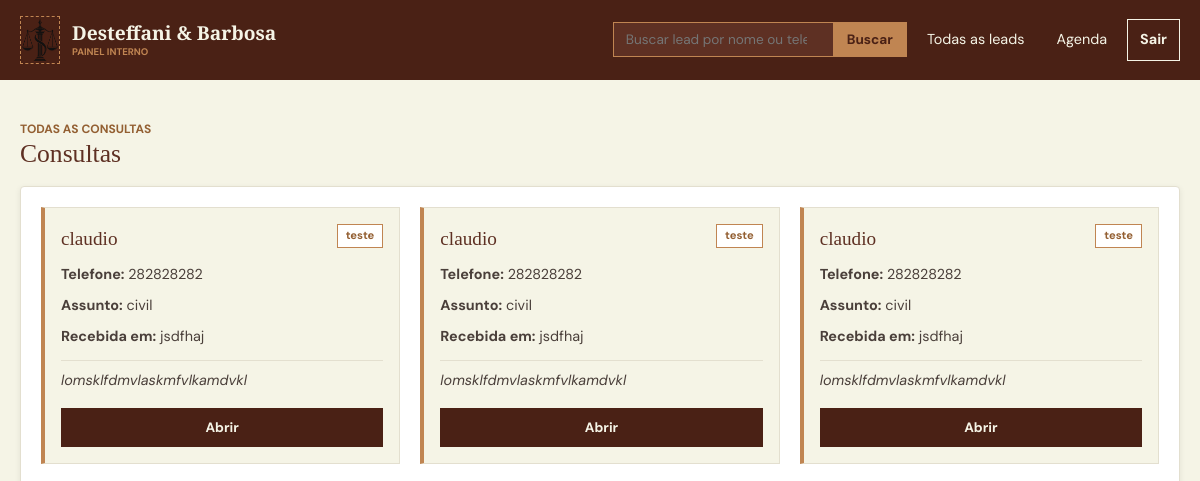
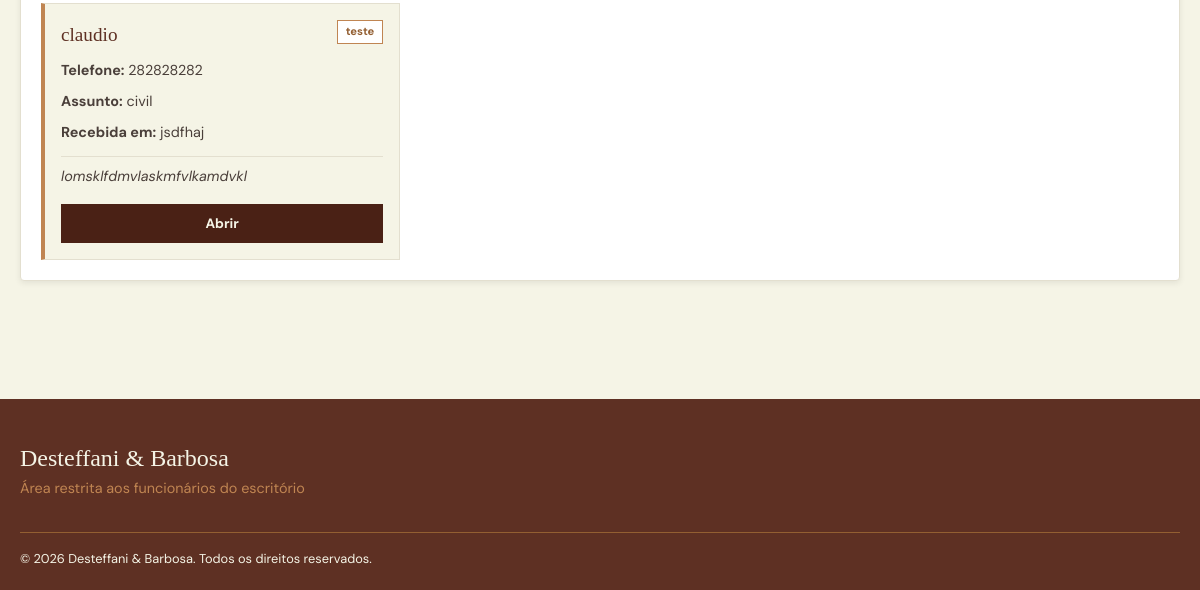
Page /painel/consultas on the earlier database version (2 pictures, top to bottom).
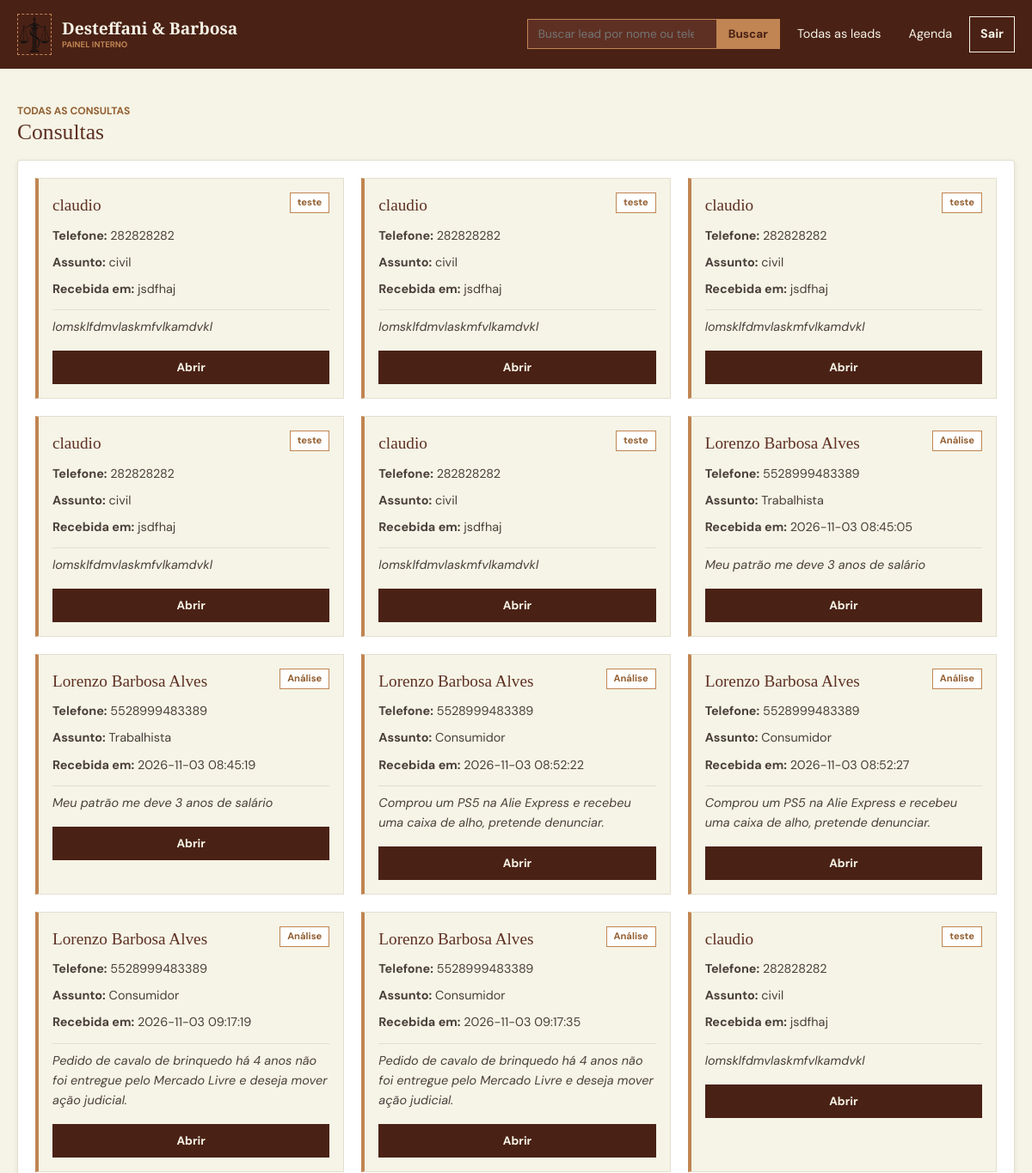
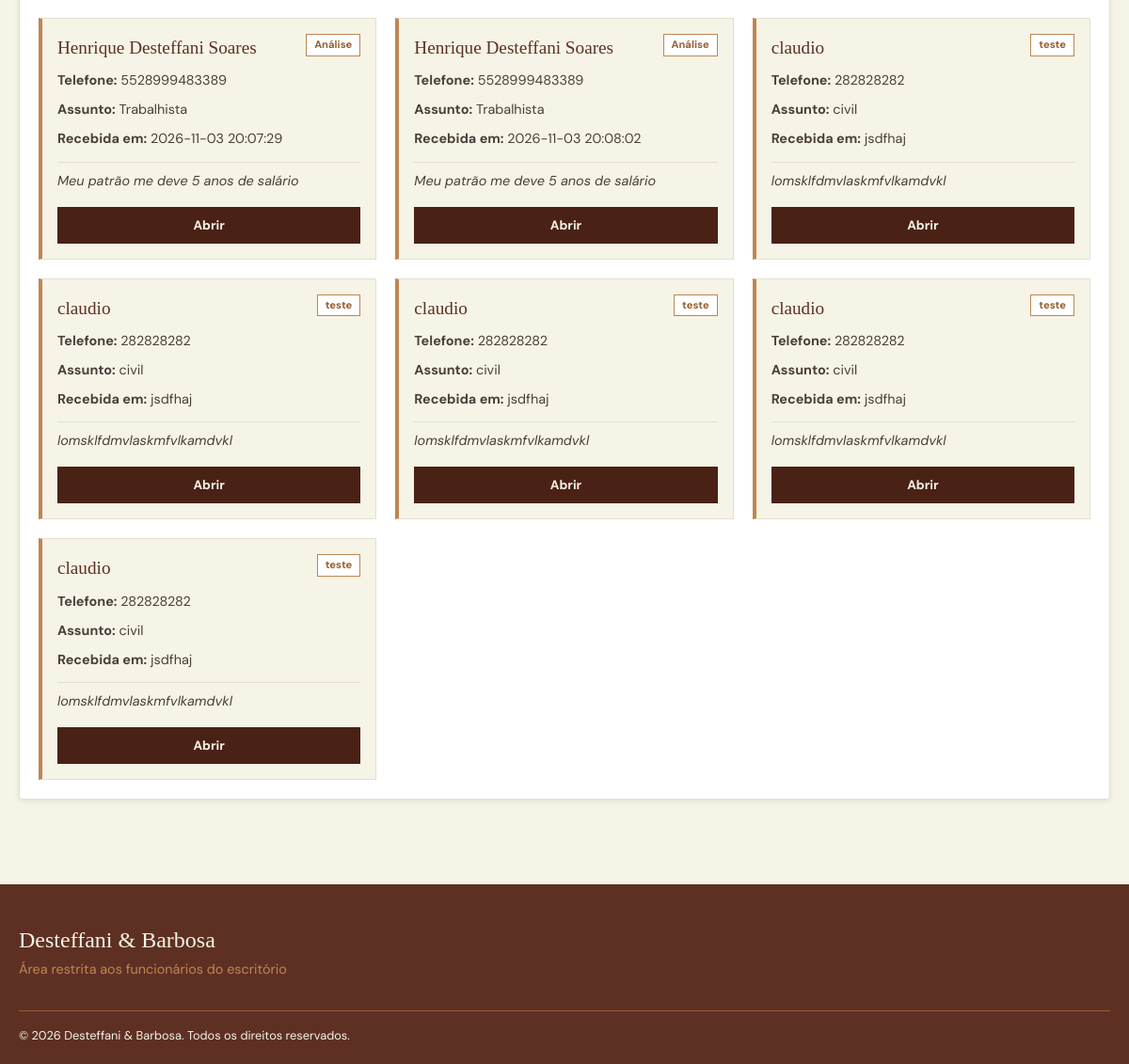
Same page on the later database version (2 pictures, top to bottom).
### tables this page shows
CREATE TABLE consultas (
            id INTEGER PRIMARY KEY AUTOINCREMENT,
            escritorio_id INTEGER NOT NULL,
            telefone_cliente TEXT NOT NULL,
            nome_cliente TEXT NOT NULL,
            cpf_cliente TEXT NOT NULL,
            email_cliente TEXT NOT NULL,
            area TEXT NOT NULL,
            resumo TEXT NOT NULL,

            urgencia TEXT NOT NULL,

            advogado_id INTEGER,
            processo_andamento TEXT,
            cidade_estado TEXT,
            disponibilidade TEXT,
            data_hora_consulta TEXT,

            status TEXT NOT NULL,

            data_criacao TEXT NOT NULL DEFAULT CURRENT_TIMESTAMP,

            FOREIGN KEY (escritorio_id)
                REFERENCES escritorios(id),

            FOREIGN KEY (escritorio_id, advogado_id)
                REFERENCES usuarios(escritorio_id, id)
        );

### routes/painel_consultas_router.py (the view)
@router.get("/painel/consultas", response_class=HTMLResponse)
async def get_painel_consultas(request: Request):
    consultas = consulta_repo.selecionar_todas_consultas()
    return templates.TemplateResponse(request, "painel_consultas.html", {"consultas": consultas})

### templates/painel_consultas.html (shortened to what this page needs)
{% extends "footer_head.html" %}
{% block content %}
        <main style="min-height: 100vh; width: auto;">
            <div class="painel-conteudo">
                <section class="painel-secao">
                    <div class="secao-cabecalho">
                        <div>
                            <p class="rotulo">Todas as consultas</p>
                            <h2>Consultas</h2>
                        </div>
                    </div>
                    <div class="quadro">
                        <div class="leads-lista" id="leads-recentes">
                            {% for consulta in consultas %}
                                <article class="lead-card"
                                        data-id="{{ consulta.id }}"
                                        data-nome="{{ consulta.nome_cliente }}"
                                        data-telefone="{{ consulta.telefone_cliente }}"
                                        data-assunto="{{ consulta.area }}"
                                        data-recebida="{{ consulta.data_criacao }}"
                                        data-resumo="{{ consulta.resumo }}"
                                        data-urgencia="{{ consulta.urgencia }}"
                                        data-processo-andamento="{{ consulta.proceso_andamento }}"
                                        data-cidade-estado="{{ consulta.cidade_estado }}"
                                        data-email="{{ consulta.email_cliente }}"
                                        data-disponibilidade="{{ consulta.disponibilidade }}"
                                        data-status="{{ consulta.status }}">
                                    <div class="lead-topo">
                                        <h3>{{ consulta.nome_cliente }}</h3>
                                        <span class="lead-status">{% if consulta.status == "analise" %} Análise {% elif consulta.status == "aceita" %} Validada {% elif consulta.status == "recusada" %} Recusada {% else %} {{ consulta.status }} {% endif %}</span>
                                    </div>
                                    <p class="lead-info"><strong>Telefone:</strong> {{ consulta.telefone_cliente }}</p>
                                    <p class="lead-info"><strong>Assunto:</strong> {{ consulta.area }}</p>
                                    <p class="lead-info"><strong>Recebida em:</strong> {{ consulta.data_criacao }}</p>
                                    <p class="lead-resumo">{{ consulta.resumo }}</p>
                                    <div class="lead-botoes">
                                        <button type="button" class="botao-validar abrir-lead">Abrir</button>
                                    </div>
                                </article>
                            {% endfor %}
                        </div>
                    </div>
                </section>
            </div>
        </main>
{% endblock %}

Differences in the rows shown:
added consultas: nome_cliente "claudio", status "teste", telefone_cliente "282828282", area "civil", data_criacao "jsdfhaj", resumo "lomsklfdmvlaskmfvlkamdvkl"
added consultas: nome_cliente "Lorenzo Barbosa Alves", status "Análise", telefone_cliente "5528999483389", area "Trabalhista", data_criacao "2026-11-03 08:45:05", resumo "Meu patrão me deve 3 anos de salário"
added consultas: nome_cliente "Lorenzo Barbosa Alves", status "Análise", telefone_cliente "5528999483389", area "Trabalhista", data_criacao "2026-11-03 08:45:19", resumo "Meu patrão me deve 3 anos de salário"
added consultas: nome_cliente "Lorenzo Barbosa Alves", status "Análise", telefone_cliente "5528999483389", area "Consumidor", data_criacao "2026-11-03 08:52:22", resumo "Comprou um PS5 na Alie Express e recebeu uma caixa de alho, pretende denunciar."
added consultas: nome_cliente "Lorenzo Barbosa Alves", status "Análise", telefone_cliente "5528999483389", area "Consumidor", data_criacao "2026-11-03 08:52:27", resumo "Comprou um PS5 na Alie Express e recebeu uma caixa de alho, pretende denunciar."
added consultas: nome_cliente "Lorenzo Barbosa Alves", status "Análise", telefone_cliente "5528999483389", area "Consumidor", data_criacao "2026-11-03 09:17:19", resumo "Pedido de cavalo de brinquedo há 4 anos não foi entregue pelo Mercado Livre e deseja mover ação judicial."
added consultas: nome_cliente "Lorenzo Barbosa Alves", status "Análise", telefone_cliente "5528999483389", area "Consumidor", data_criacao "2026-11-03 09:17:35", resumo "Pedido de cavalo de brinquedo há 4 anos não foi entregue pelo Mercado Livre e deseja mover ação judicial."
added consultas: nome_cliente "claudio", status "teste", telefone_cliente "282828282", area "civil", data_criacao "jsdfhaj", resumo "lomsklfdmvlaskmfvlkamdvkl"
added consultas: nome_cliente "Henrique Desteffani Soares", status "Análise", telefone_cliente "5528999483389", area "Trabalhista", data_criacao "2026-11-03 20:07:29", resumo "Meu patrão me deve 5 anos de salário"
added consultas: nome_cliente "Henrique Desteffani Soares", status "Análise", telefone_cliente "5528999483389", area "Trabalhista", data_criacao "2026-11-03 20:08:02", resumo "Meu patrão me deve 5 anos de salário"
added consultas: nome_cliente "claudio", status "teste", telefone_cliente "282828282", area "civil", data_criacao "jsdfhaj", resumo "lomsklfdmvlaskmfvlkamdvkl"
added consultas: nome_cliente "claudio", status "teste", telefone_cliente "282828282", area "civil", data_criacao "jsdfhaj", resumo "lomsklfdmvlaskmfvlkamdvkl"
added consultas: nome_cliente "claudio", status "teste", telefone_cliente "282828282", area "civil", data_criacao "jsdfhaj", resumo "lomsklfdmvlaskmfvlkamdvkl"
added consultas: nome_cliente "claudio", status "teste", telefone_cliente "282828282", area "civil", data_criacao "jsdfhaj", resumo "lomsklfdmvlaskmfvlkamdvkl"
added consultas: nome_cliente "claudio", status "teste", telefone_cliente "282828282", area "civil", data_criacao "jsdfhaj", resumo "lomsklfdmvlaskmfvlkamdvkl"
